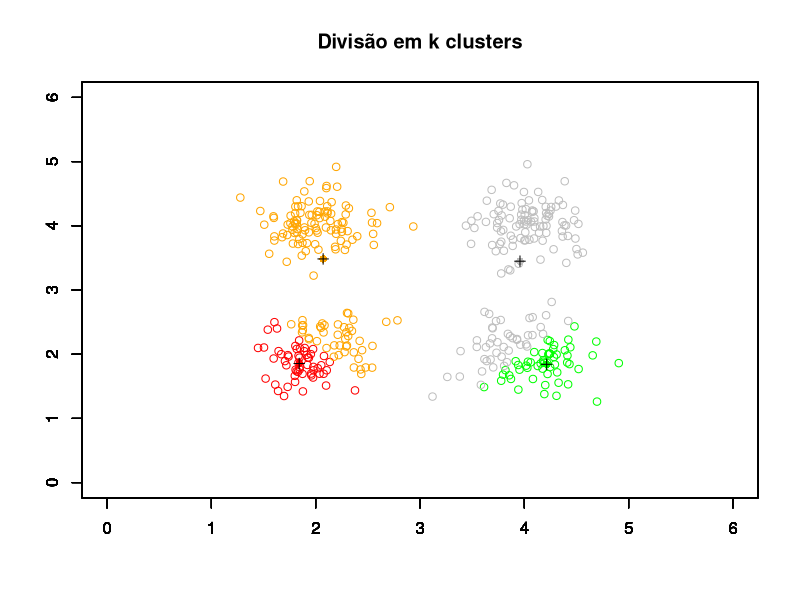

Recreate this plot in R.
#Universidade Federal de Minas Gerais
#Introducao ao Reconhecimento de Padroes
#Nikolas Dias Magalhaes Fantoni
#AULA 7 - K medias
#2019/2

#Limpando o ambiente
rm(list=ls())

#Funcao de distancia euclidiana
eucdist <- function(x,y){
  sqrt(sum((x-y)^2))
}

#Definindo constantes do teste
s <- 0.3 #desvio padrao
k <- 4

#Criando dados
nc <- 100
xc1 <- matrix(rnorm( nc*2 ) , ncol=2)*s +
  t (matrix( c ( 2 , 2 ) ,nrow=2,ncol=nc ) )
xc2 <- matrix(rnorm( nc*2 ) , ncol=2)*s +
  t (matrix( c ( 4 , 4 ) ,nrow=2,ncol=nc ) )
xc3 <- matrix(rnorm( nc*2 ) , ncol=2)*s +
  t (matrix( c ( 2 , 4 ) ,nrow=2,ncol=nc ) )
xc4 <- matrix(rnorm( nc*2 ) , ncol=2)*s +
  t (matrix( c ( 4 , 2 ) ,nrow=2,ncol=nc ) )
X <- rbind(xc1, xc2, xc3, xc4)

#Inicializando variaveis
iseq <- sample(length(X[,1]), k)
centroid <- X[iseq,]
oldc <- centroid+1
distnow <- NULL
distancia <- NULL
iteracao <- 0
minimos <- NULL
newc<-NULL

#Algoritmo k-means
while(all.equal(newc, centroid) != TRUE){
  iteracao <- iteracao+1
  cat(iteracao,"\n")
  if (iteracao == 100) break
  for (i in 1:length(X[,1])){
    for (j in 1:length(centroid[,1])){
      distnow[j] <- eucdist(X[i,],centroid[j,])
    }
    distancia <- rbind(distancia,distnow)
  }

  for (i in 1:(nc*4)){
    minimos[i] <- which(distancia[i,] == min(distancia[i,]))
  }
  newc <- centroid
  for (i in 1:k){
    pos <- NULL
    pos <- which(minimos == i)
    if (!is.null(pos)){
      for (j in 1:length(X[1,])){
        centroid[i,j] <- mean(X[pos,j])
      }
    } else {
      centroid[i] <- X[sample(1:length(X[,1]),1),]
    }
  }
}

#Plotando resultados
pronto <- cbind(X,minimos)
classe1 <- pronto[which(pronto[,3] == 1),]
classe2 <- pronto[which(pronto[,3] == 2),]
classe3 <- pronto[which(pronto[,3] == 3),]
classe4 <- pronto[which(pronto[,3] == 4),]

plot(classe1[,1], classe1[,2], col="red",  xlim = c(0,6),ylim = c(0,6),
     xlab = '' ,ylab= '', main="Divisão em k clusters" )
par(new="T")
plot(classe2[,1], classe2[,2], col="green",  xlim = c(0,6),ylim = c(0,6),
     xlab = '' ,ylab= '' )
par(new="T")
plot(classe3[,1], classe3[,2], col="orange",  xlim = c(0,6),ylim = c(0,6),
     xlab = '' ,ylab= '')
par(new="T")
plot(classe4[,1], classe4[,2], col="grey",  xlim = c(0,6),ylim = c(0,6),
     xlab = '' ,ylab= '' )
par(new="T")
plot(centroid[1,1], centroid[1,2], col="red",  xlim = c(0,6),ylim = c(0,6),
     xlab = '' ,ylab= '', pch=16 )
par(new="T")
plot(centroid[2,1], centroid[2,2], col="green",  xlim = c(0,6),ylim = c(0,6),
     xlab = '' ,ylab= '', pch=16 )
par(new="T")
plot(centroid[3,1], centroid[3,2], col="orange",  xlim = c(0,6),ylim = c(0,6),
     xlab = '' ,ylab= '', pch=16 )
par(new="T")
plot(centroid[4,1], centroid[4,2], col="gray",  xlim = c(0,6),ylim = c(0,6),
     xlab = '' ,ylab= '', pch=16 )
par(new="T")
plot(centroid[1,1], centroid[1,2], col="black",  xlim = c(0,6),ylim = c(0,6),
     xlab = '' ,ylab= '', pch=3 )
par(new="T")
plot(centroid[2,1], centroid[2,2], col="black",  xlim = c(0,6),ylim = c(0,6),
     xlab = '' ,ylab= '', pch=3 )
par(new="T")
plot(centroid[3,1], centroid[3,2], col="black",  xlim = c(0,6),ylim = c(0,6),
     xlab = '' ,ylab= '', pch=3 )
par(new="T")
plot(centroid[4,1], centroid[4,2], col="black",  xlim = c(0,6),ylim = c(0,6),
     xlab = '' ,ylab= '', pch=3 )